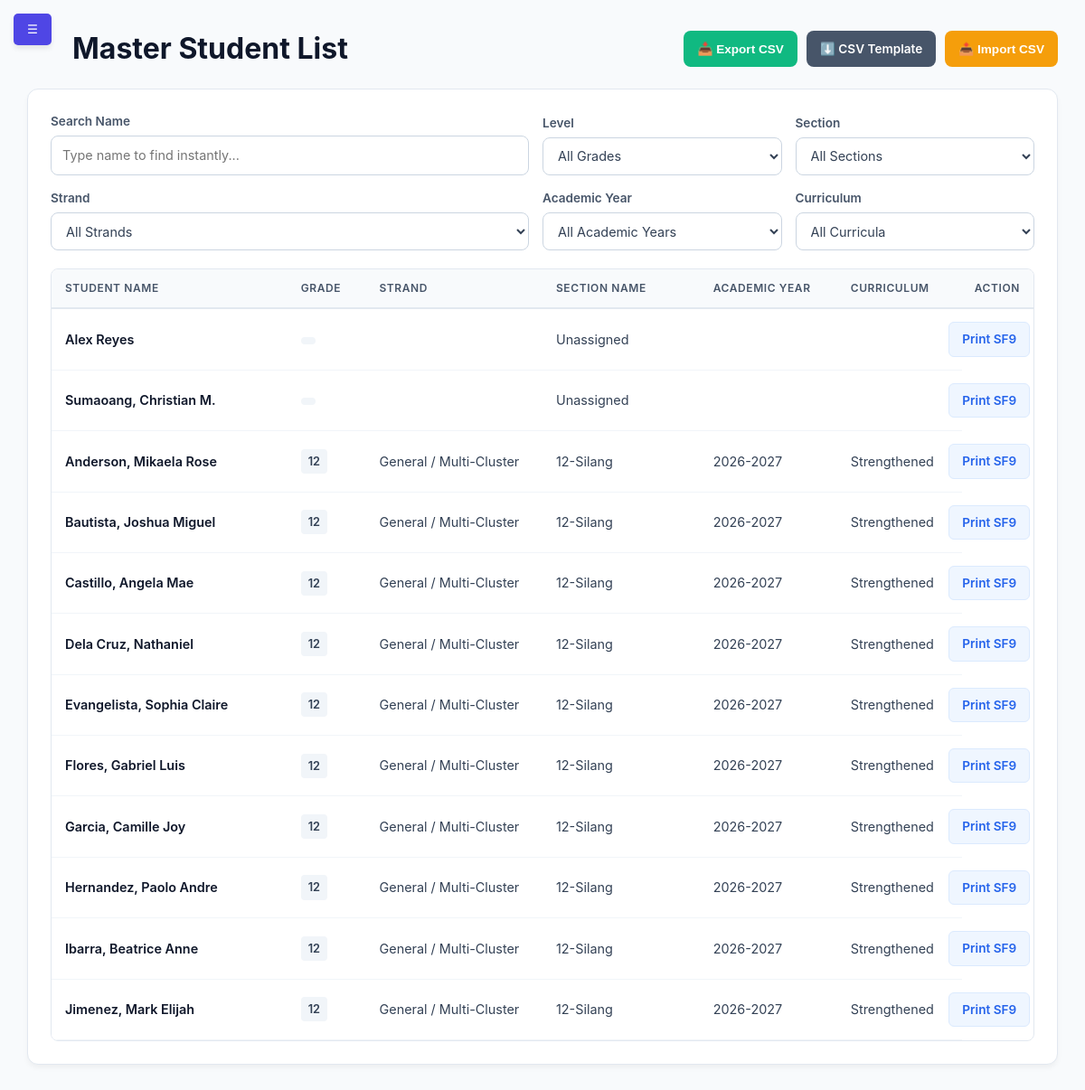
Screenshot of /modules/admin/admin_master_list.php (signed in) with the database file from the repository.
### tables this page shows
CREATE TABLE `users` (
  `id` int(11) NOT NULL,
  `lrn` varchar(12) DEFAULT NULL,
  `username` varchar(50) NOT NULL,
  `password` varchar(255) NOT NULL,
  `full_name` varchar(100) NOT NULL,
  `profile_image` varchar(255) DEFAULT NULL,
  `email` varchar(100) DEFAULT NULL,
  `role` enum('super_admin','admin','adviser','student','faculty','alumni') NOT NULL,
  `section_id` int(11) DEFAULT NULL,
  `reset_requested` tinyint(1) DEFAULT 0,
  `require_reset` tinyint(1) DEFAULT 0
);

CREATE TABLE `sections` (
  `id` int(11) NOT NULL,
  `section_name` varchar(50) NOT NULL,
  `strand_id` int(11) DEFAULT NULL,
  `grade_level` int(11) NOT NULL,
  `adviser_id` int(11) DEFAULT NULL,
  `academic_year` varchar(20) NOT NULL DEFAULT '2026-2027',
  `curriculum_version` enum('Legacy','Strengthened') NOT NULL DEFAULT 'Strengthened'
);

### modules/admin/admin_master_list.php (the view, shortened to what this page needs)
<?php
$conn = getDBConnection();
$query_str = "SELECT
                  u.id,
                  u.full_name,
                  s.id AS section_id,
                  s.section_name,
                  s.grade_level,
                  s.academic_year,
                  s.curriculum_version,
                  s.strand_id,
                  CASE
                      WHEN s.id IS NULL THEN ''
                      ELSE COALESCE(st.strand_name, 'General / Multi-Cluster')
                  END AS strand_name
              FROM users u
              LEFT JOIN sections s ON u.section_id = s.id
              LEFT JOIN strands st ON s.strand_id = st.id
              WHERE u.role = 'student'
              ORDER BY s.grade_level ASC, s.section_name ASC, u.full_name ASC";
$students = $conn->query($query_str)->fetchAll();
?>
<!DOCTYPE html>
<html lang="en">
<head>
    <link rel="stylesheet" href="../../assets/css/dashboard.css">
</head>
<body>
    <button class="mobile-toggle" id="mobileBurger" onclick="toggleSidebar()">☰</button>
    <div class="dashboard-wrapper">
        <main class="content">
            <header class="content-header master-list-header">
                <h1>Master Student List</h1>
                <div class="btn-group">
                    <button type="button" id="exportStudentsButton" class="btn-tool btn-export">📥 Export CSV</button>
                    <a class="btn-tool btn-template" href="../../assets/templates/sample_master_list.csv" download>⬇️ CSV Template</a>
                    <button type="button" class="btn-tool btn-import" onclick="document.getElementById('studentsFile').click()">📤 Import CSV</button>
                </div>
            </header>
            <div class="table-container master-list-card">
                <div class="controls">
                    <div>
                        <label for="searchRealTime">Search Name</label>
                        <input type="text" id="searchRealTime" placeholder="Type name to find instantly..." oninput="filterMasterList()">
                    </div>
                    <div>
                        <label for="gradeFilterRealTime">Level</label>
                        <select id="gradeFilterRealTime" onchange="filterMasterList()">
                            <option value="">All Grades</option>
                        </select>
                    </div>
                    <div>
                        <label for="sectionFilterRealTime">Section</label>
                        <select id="sectionFilterRealTime" onchange="filterMasterList()">
                            <option value="">All Sections</option>
                        </select>
                    </div>
                    <div>
                        <label for="strandFilterRealTime">Strand</label>
                        <select id="strandFilterRealTime" onchange="filterMasterList()">
                            <option value="">All Strands</option>
                        </select>
                    </div>
                    <div>
                        <label for="academicYearFilterRealTime">Academic Year</label>
                        <select id="academicYearFilterRealTime" onchange="filterMasterList()">
                            <option value="">All Academic Years</option>
                        </select>
                    </div>
                    <div>
                        <label for="curriculumFilterRealTime">Curriculum</label>
                        <select id="curriculumFilterRealTime" onchange="filterMasterList()">
                            <option value="">All Curricula</option>
                        </select>
                    </div>
                </div>
                <div class="student-table-container">
                    <table id="masterStudentTable">
                        <thead>
                            <tr>
                                <th>Student Name</th>
                                <th>Grade</th>
                                <th>Strand</th>
                                <th>Section Name</th>
                                <th>Academic Year</th>
                                <th>Curriculum</th>
                                <th>Action</th>
                            </tr>
                        </thead>
                        <tbody>
                        <?php if ($students): ?>
                            <?php foreach ($students as $row): ?>
                                <tr class="student-row"
                                    data-student-id="<?php echo htmlspecialchars($row['id']); ?>"
                                    data-name="<?php echo htmlspecialchars(strtolower($row['full_name'])); ?>"
                                    data-grade="<?php echo htmlspecialchars($row['grade_level']); ?>"
                                    data-section="<?php echo htmlspecialchars($row['section_id']); ?>"
                                    data-strand="<?php echo htmlspecialchars($row['section_id'] ? ($row['strand_id'] ?? 'general') : ''); ?>"
                                    data-academic-year="<?php echo htmlspecialchars($row['academic_year'] ?? ''); ?>"
                                    data-curriculum="<?php echo htmlspecialchars($row['curriculum_version'] ?? ''); ?>">
                                    <td><span class="student-name"><?php echo htmlspecialchars($row['full_name']); ?></span></td>
                                    <td><span class="grade-badge"><?php echo htmlspecialchars($row['grade_level'] ?? ''); ?></span></td>
                                    <td><?php echo htmlspecialchars($row['strand_name'] ?? ''); ?></td>
                                    <td><?php echo htmlspecialchars($row['section_name'] ?: 'Unassigned'); ?></td>
                                    <td><?php echo htmlspecialchars($row['academic_year'] ?? ''); ?></td>
                                    <td><?php echo htmlspecialchars($row['curriculum_version'] ?? ''); ?></td>
                                    <td>
                                        <a href="print_report_card.php?student_id=<?php echo $row['id']; ?>" class="btn-print" target="_blank">Print SF9</a>
                                    </td>
                                </tr>
                                <?php endforeach; ?>
                            <?php else: ?>
                                <tr id="initialEmptyRow"><td colspan="7" class="empty-state">No student records found in database.</td></tr>
                        <?php endif; ?>
                        </tbody>
                    </table>
                </div>
            </div>
        </main>
    </div>
</body>
</html>

### assets/css/dashboard.css (style rules this page uses)
:root { --primary-color: #4f46e5; --secondary-color: #6366f1; --success-color: #22c55e; --danger-color: #ef4444; --warning-color: #f59e0b; --bg-gray: #f8fafc; --sidebar-dark: #1e293b; --text-main: #334155; --white: #ffffff; --shadow: 0 4px 6px -1px rgb(0 0 0 / 0.1); }
* { margin: 0; padding: 0; box-sizing: border-box; }
body { font-family: 'Inter', system-ui, -apple-system, sans-serif; background-color: var(--bg-gray); color: var(--text-main); line-height: 1.5; }
.dashboard-wrapper { display: flex; min-height: 100vh; }
.content { flex: 1; margin-left: 0; padding: 2rem; width: 100%; transition: all 0.3s ease; }
.table-container { background: var(--white); border-radius: 1rem; padding: 1.5rem; box-shadow: var(--shadow); }
table { width: 100%; border-collapse: collapse; }
th { text-align: left; padding: 1rem; background: #f1f5f9; font-size: 0.875rem; }
td { padding: 1rem; border-bottom: 1px solid #e2e8f0; }
thead th { user-select: none; }
input, select, textarea { width: 100%; padding: 0.6rem 0.75rem; border: 1px solid #e2e8f0; border-radius: 0.5rem; font-size: 0.9rem; color: #1e293b; transition: border-color 0.2s; }
.mobile-toggle { display: block !important; position: fixed; top: 15px; left: 15px; z-index: 1100; background: var(--primary-color); color: white; border: none; padding: 10px 15px; border-radius: 5px; cursor: pointer; box-shadow: var(--shadow); }
.content-header { margin-left: 50px; }
td:last-child { display: flex; gap: 10px; justify-content: flex-start; align-items: center; white-space: nowrap; }
.table-container { overflow-x: auto; }
table { min-width: 600px; }

### rows the page displays
users: full_name "Alex Reyes", section_name "Unassigned"
users: full_name "Sumaoang, Christian M.", section_name "Unassigned"
users: full_name "Anderson, Mikaela Rose", section.grade_level "12", strand_name "General / Multi-Cluster", section.section_name "12-Silang", section.academic_year "2026-2027", section.curriculum_version "Strengthened"
users: full_name "Bautista, Joshua Miguel", section.grade_level "12", strand_name "General / Multi-Cluster", section.section_name "12-Silang", section.academic_year "2026-2027", section.curriculum_version "Strengthened"
users: full_name "Castillo, Angela Mae", section.grade_level "12", strand_name "General / Multi-Cluster", section.section_name "12-Silang", section.academic_year "2026-2027", section.curriculum_version "Strengthened"
users: full_name "Dela Cruz, Nathaniel", section.grade_level "12", strand_name "General / Multi-Cluster", section.section_name "12-Silang", section.academic_year "2026-2027", section.curriculum_version "Strengthened"
users: full_name "Evangelista, Sophia Claire", section.grade_level "12", strand_name "General / Multi-Cluster", section.section_name "12-Silang", section.academic_year "2026-2027", section.curriculum_version "Strengthened"
users: full_name "Flores, Gabriel Luis", section.grade_level "12", strand_name "General / Multi-Cluster", section.section_name "12-Silang", section.academic_year "2026-2027", section.curriculum_version "Strengthened"
users: full_name "Garcia, Camille Joy", section.grade_level "12", strand_name "General / Multi-Cluster", section.section_name "12-Silang", section.academic_year "2026-2027", section.curriculum_version "Strengthened"
users: full_name "Hernandez, Paolo Andre", section.grade_level "12", strand_name "General / Multi-Cluster", section.section_name "12-Silang", section.academic_year "2026-2027", section.curriculum_version "Strengthened"
users: full_name "Ibarra, Beatrice Anne", section.grade_level "12", strand_name "General / Multi-Cluster", section.section_name "12-Silang", section.academic_year "2026-2027", section.curriculum_version "Strengthened"
users: full_name "Jimenez, Mark Elijah", section.grade_level "12", strand_name "General / Multi-Cluster", section.section_name "12-Silang", section.academic_year "2026-2027", section.curriculum_version "Strengthened"
